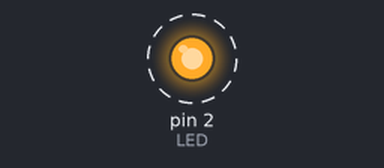
Bench run of a sketch on a simulated Arduino Uno, built with avr-gcc and run on an emulated ATmega328P. On the bench: output pins drawn as LEDs (lit = HIGH). Dashed ring = blinking.

Above: at 0.5 s.
Timing chart, 0 to 4.6 s (numbered marks = the images above):
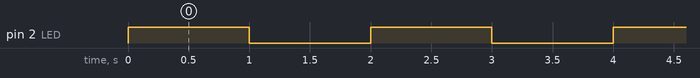

The sketch:

anexo8_d.ino
```cpp
#define LED 2
#define PERIODO 2000
#define T (PERIODO/2)

void setup() {
  pinMode(LED, OUTPUT);
}

void loop() {
  digitalWrite(LED, HIGH);
  delay(T);
  digitalWrite(LED, LOW);
  delay(T);
}
```

Measured:
- by itself, pin 2 (LED): alternates HIGH for 1.0 s and LOW for 1.0 s
